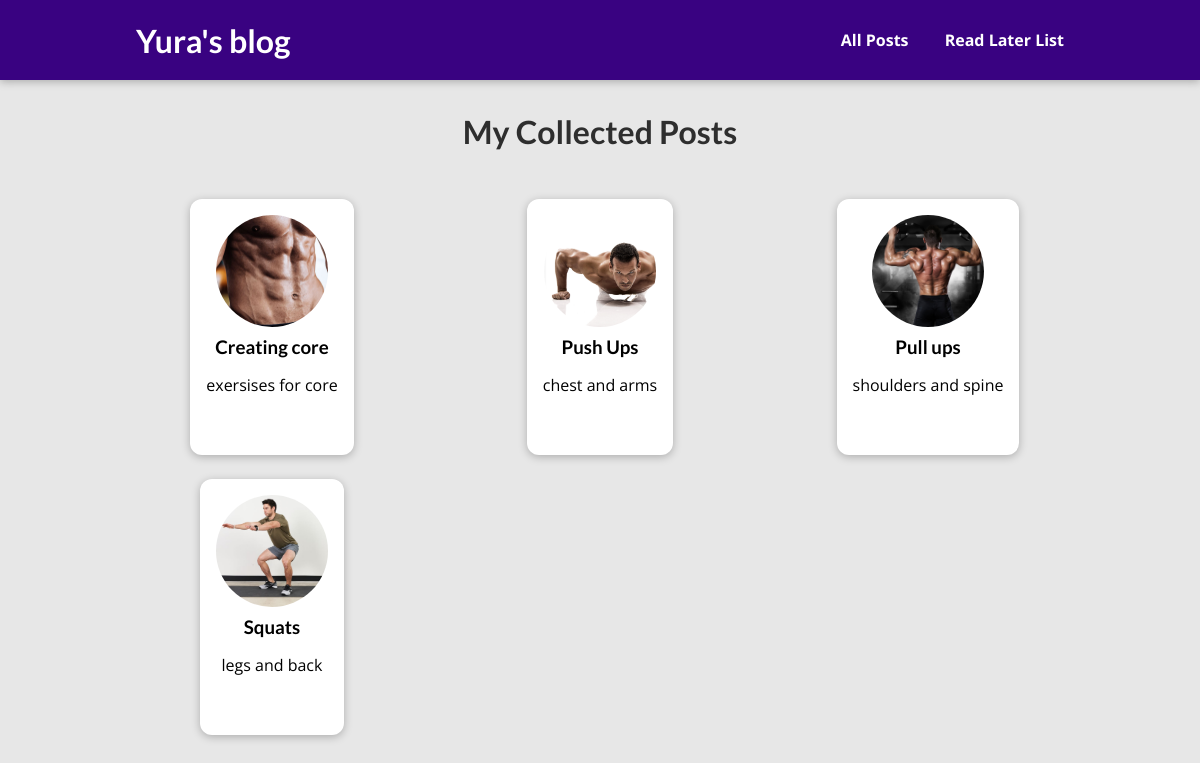
The page /posts on the database its author committed.
### blog/models.py (models this page shows, shortened)
class Post(models.Model):
    title = models.CharField(max_length=50)
    excerpt = models.CharField(max_length=100)
    image = models.ImageField(upload_to="posts") # null = True (just in case)
    date = models.DateField(auto_now=True)
    slug = models.SlugField(unique=True, db_index=True)
    content = models.TextField(validators=[MinLengthValidator(10)])
    author = models.ForeignKey(
        Author, on_delete=models.SET_NULL, null=True, related_name='posts')
    tags = models.ManyToManyField(Tag, blank=True)

### blog/views.py (the view)
# urls.py: path('posts', views.AllPostsView.as_view(), name="posts-page"),
class AllPostsView(ListView):
    template_name = "blog/all_posts.html"
    model = Post
    ordering = ["-date"]
    context_object_name = "all_posts"

### blog/templates/blog/all_posts.html (shortened to what this page needs)
{%extends "base.html"%}
{%load static%}
{%block css_files%}
    <link rel="stylesheet" href="{% static 'blog/post.css' %}" />
    <link rel="stylesheet" href="{%static "blog/all-posts.css"%}">
{%endblock%}
{%block content%}
<section id="all-posts">
    <h2>My Collected Posts</h2>
    <ul>
      {% for post in all_posts %}
        {% include "blog/includes/post.html" %}
      {% endfor %}
    </ul>
</section>
{%endblock%}

### blog/templates/blog/includes/post.html
<li>
    <article class="post">
      <a href="{% url "post-detail-page" post.slug%}">
        <img src="{{ post.image.url }}" alt={{post.title}} />
        <div class="post_content">
          <h3>{{post.title}}</h3>
          <p>{{post.excerpt}}</p>
        </div>
      </a>
    </article>
</li>

### static/app.css (style rules this page uses)
* { box-sizing: border-box; }
html { font-family: 'Open Sans', 'Lato', sans-serif; }
body { margin: 0; }
h1, h2, h3 { font-family: 'Lato', sans-serif; font-weight: bold; }

### blog/static/blog/post.css (style rules this page uses)
.post { display: flex; flex-direction: column; align-items: center; text-align: center; }
.post a { text-decoration: none; color: black; transition: all 0.2s ease; padding: 1rem; }
.post img { width: 5rem; height: 5rem; object-fit: cover; border-radius: 50%; }
.post h3 { margin: 0.25rem 0; }

### blog/static/blog/all-posts.css (style rules this page uses)
body { background-color: #e7e7e7; }
#all-posts { margin: 7rem auto; width: 90%; max-width: 60rem; }
#all-posts h2 { text-align: center; font-size: 2rem; color: #2e2e2e; margin: 3rem 0; }
ul { list-style: none; margin: 0; padding: 0; display: grid; grid-template-columns: repeat(auto-fill, minmax(17rem, 1fr)); gap: 1.5rem; }
.post img { width: 7rem; height: 7rem; }
.post a { height: 16rem; transform-origin: center; box-shadow: 0 2px 8px rgba(0, 0, 0, 0.25); border-radius: 12px; background-color: white; }

### rows shown on the page
Post: image (picture), title "Creating core", excerpt "exersises for core"
Post: image (picture), title "Push Ups", excerpt "chest and arms"
Post: image (picture), title "Pull ups", excerpt "shoulders and spine"
Post: image (picture), title "Squats", excerpt "legs and back"
